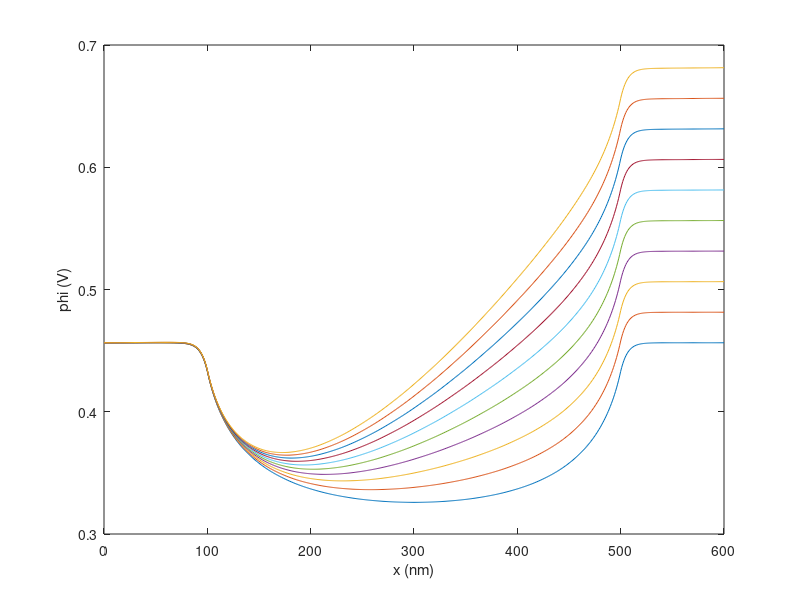
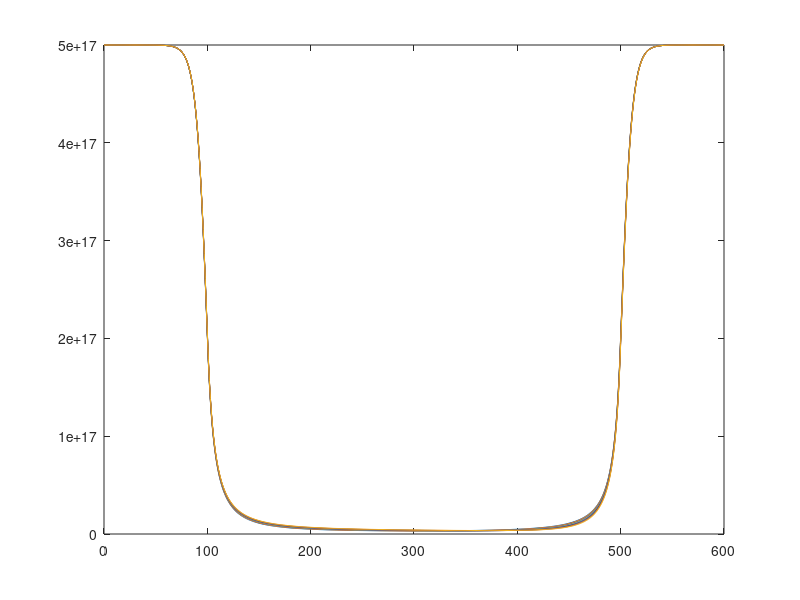

The MATLAB source for these figures, in order: (Note: this script raises an error after producing the figures.)
clear all;
%homework_13_ver2

q = 1.602192e-19; % Elementary charge, C
eps0 = 8.854187817e-12; % Vacuum permittivity, F/m
k_B = 1.380662e-23; % Boltzmann constant, J/K
T = 300.0; % Temperature, K
thermal = k_B*T/q; % Thermal voltage, V
Deltax = 1e-9; % 1 nm spacing
N = 601; % 600-nm-long structure
x = Deltax*transpose([0:N-1]); % real space, m
x_12 = 101; % At x=100 nm
x_23 = 501 % At x=500 nm
eps_si = 11.7; eps_ox = 3.9; % Relative permittivity
Ndon = 2e21*ones(N,1); % 2e21 -> 2e15 /cm^3
Ndon(1:x_12,1) = 5e23; % 5e23 -> 5e17 /cm^3
Ndon(x_23:N,1) = 5e23; % 5e23 -> 5e17 /cm^3
ni = 1.075e16; % 1.075e10 /cm^3
coef = Deltax*Deltax*q/eps0;
mb = 1.5; % mobility of graphene m2?V?1?s?1
Dn = mb*thermal;


phi = zeros(N,1);
phi(:,1) = thermal*log(Ndon(:,1)/ni);
for newton=1:10
 
    res = zeros(N,1);
    Jaco = sparse(N,N);
    res(1,1) = phi(1,1) - thermal*log(Ndon(1,1)/ni);
    Jaco(1,1) = 1.0;
    
    for ii=2:N-1
        res(ii,1) = eps_si*(phi(ii+1,1)-2*phi(ii,1)+phi(ii-1,1));
        Jaco(ii,ii-1) = eps_si;
        Jaco(ii,ii ) = -2*eps_si;
        Jaco(ii,ii+1) = eps_si;
    end
    
    res(N,1) = phi(N,1) - thermal*log(Ndon(N,1)/ni);
    Jaco(N,N) = 1.0;
    
    for ii=2:N-1
        res(ii,1) = res(ii,1) - coef*(-Ndon(ii,1)+ni*exp(phi(ii,1)/thermal));
        Jaco(ii,ii) = Jaco(ii,ii) - coef*ni*exp(phi(ii,1)/thermal)/thermal;
    end

     update = Jaco \ (-res);
     phi = phi + update;
     norm(update,inf)
end

elec = zeros(N,1);
elec = ni*exp(phi/thermal);

for bias = 0:20
    V_applied = 0.025*bias;
    V_x(bias+1) = V_applied;
for newton=1:10
 res = zeros(2*N,1);
Jaco = sparse(2*N,2*N);
res(1,1) = phi(1,1) - thermal*log(Ndon(1,1)/ni);
Jaco(1,1) = 1.0;
for ii=2:N-1
 res(2*ii-1,1) = eps_si*(phi(ii+1,1)-2*phi(ii,1)+phi(ii-1,1)) + coef*(Ndon(ii,1) - elec(ii,1));
 Jaco(2*ii-1,2*ii+1) = eps_si;
 Jaco(2*ii-1,2*ii-1) = -2*eps_si;
 Jaco(2*ii-1,2*ii-3) = eps_si;
 Jaco(2*ii-1,2*ii ) = -coef;
end
res(2*N-1,1) = phi(N,1) - thermal*log(Ndon(N,1)/ni) - V_applied;
Jaco(2*N-1,2*N-1) = 1.0;

for ii=1:N-1 % edge-wise construction
 n_av = 0.5*(elec(ii+1,1)+elec(ii,1));
 dphidx = (phi(ii+1,1)-phi(ii,1))/Deltax;
 delecdx = (elec(ii+1,1)-elec(ii,1))/Deltax;
 Jn = n_av * dphidx - thermal * delecdx;
 res(2*ii,1) = res(2*ii,1) + Jn;
 Jaco(2*ii,2*ii+2) = Jaco(2*ii,2*ii+2) + 0.5*dphidx - thermal / Deltax;
 Jaco(2*ii,2*ii ) = Jaco(2*ii,2*ii ) + 0.5*dphidx + thermal / Deltax;
 Jaco(2*ii,2*ii+1) = Jaco(2*ii,2*ii+1) + n_av / Deltax;
 Jaco(2*ii,2*ii-1) = Jaco(2*ii,2*ii-1) - n_av / Deltax;
 res(2*ii+2,1) = res(2*ii+2,1) - Jn;
 Jaco(2*ii+2,2*ii+2) = Jaco(2*ii+2,2*ii+2) - 0.5*dphidx + thermal / Deltax;
 Jaco(2*ii+2,2*ii ) = Jaco(2*ii+2,2*ii ) - 0.5*dphidx - thermal / Deltax;
 Jaco(2*ii+2,2*ii+1) = Jaco(2*ii+2,2*ii+1) - n_av / Deltax;
 Jaco(2*ii+2,2*ii-1) = Jaco(2*ii+2,2*ii-1) + n_av / Deltax;
end

res(2,1) = elec(1,1) - Ndon(1,1);
Jaco(2,:) = 0.0;
Jaco(2,2) = 1.0;
res(2*N,1) = elec(N,1) - Ndon(N,1);
Jaco(2*N,:) = 0.0;
Jaco(2*N,2*N) = 1.0;

Cvector = zeros(2*N,1);
Cvector(1:2:2*N-1,1) = thermal;
Cvector(2:2:2*N ,1) = max(abs(Ndon));
Cmatrix = spdiags(Cvector,0,2*N,2*N);
Jaco_scaled = Jaco * Cmatrix;
Rvector = 1./sum(abs(Jaco_scaled),2);
Rmatrix = spdiags(Rvector,0,2*N,2*N);
Jaco_scaled = Rmatrix * Jaco_scaled;
res_scaled = Rmatrix * res;
update_scaled = Jaco_scaled \ (-res_scaled);
update = Cmatrix * update_scaled;

 phi = phi + update(1:2:2*N-1,1);
 elec = elec + update(2:2:2*N,1);
 norm(update(1:2:2*N-1,1),inf)
end
phi_Va(bias+1,:) = phi;
elec_Va(bias+1,:) = elec/1e6;
        for j=2:N
            Dphi = (phi(j,1)-phi(j-1,1))/thermal;
            J(j-1,1) = (q*Dn/Deltax)*(elec(j,1)*Dphi/(exp(Dphi)-1) - elec(j-1,1)*Dphi/(exp(-Dphi)-1));
            
        end
        J_ter(bias+1) = J(N-1,1);
end


figure(301)
plot(x/1e-9,phi_Va(1,:),x/1e-9,phi_Va(2,:),x/1e-9,phi_Va(3,:),x/1e-9,phi_Va(4,:),x/1e-9,phi_Va(5,:),x/1e-9,phi_Va(6,:),x/1e-9,phi_Va(7,:),x/1e-9,phi_Va(8,:),x/1e-9,phi_Va(9,:),x/1e-9,phi_Va(10,:));
xlabel('x (nm)')
ylabel('phi (V)')

figure(302)
plot(x/1e-9,elec_Va(1,:),x/1e-9,elec_Va(2,:),x/1e-9,elec_Va(3,:),x/1e-9,elec_Va(4,:),x/1e-9,elec_Va(5,:),x/1e-9,elec_Va(6,:),x/1e-9,elec_Va(7,:),x/1e-9,elec_Va(8,:),x/1e-9,elec_Va(9,:),x/1e-9,elec_Va(10,:));
set('xscale','log')
xlabel('x (nm)')
ylabel('electron density (m^-^3)')


figure(420)
plot(V_x,J_ter);
xlabel('applied voltage (V)')
ylabel('current density (A/m^2)')
